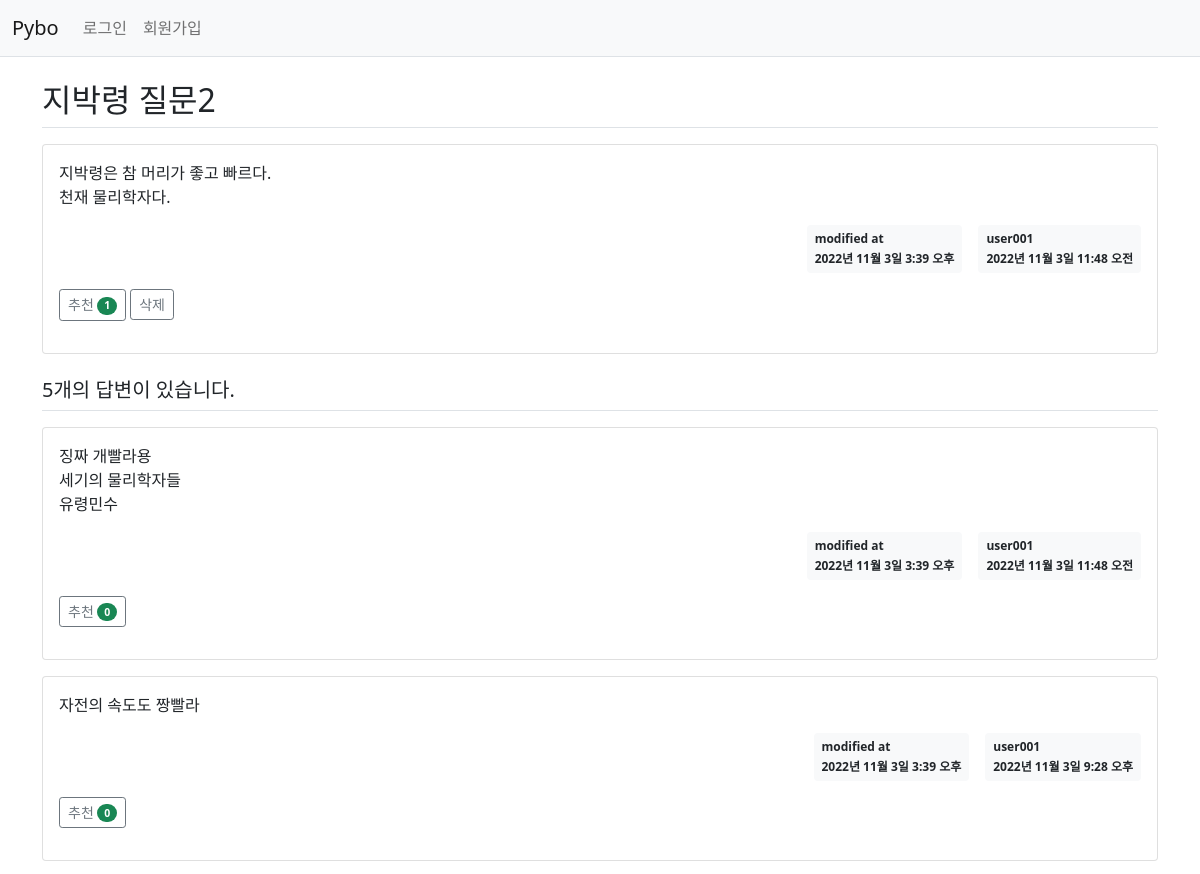
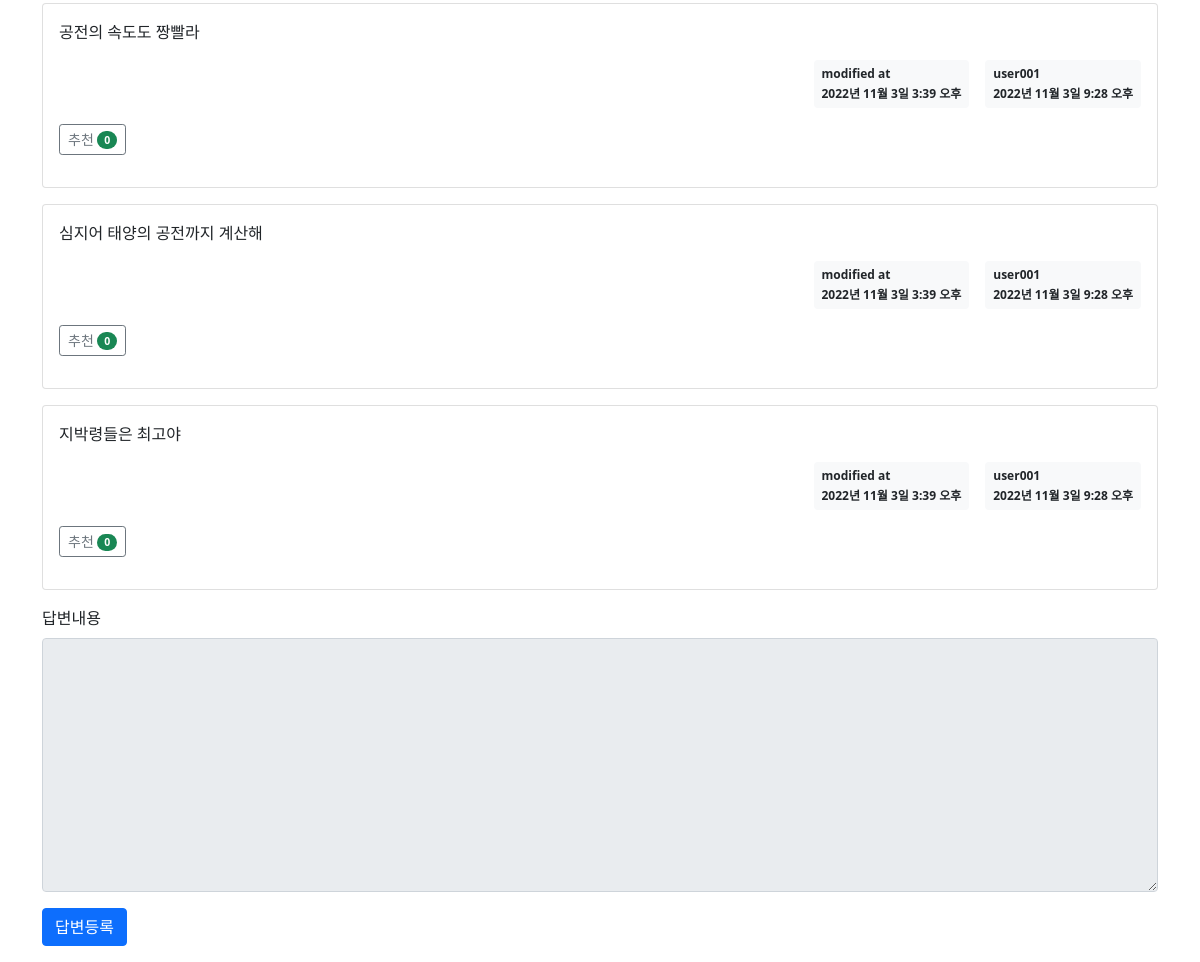
Page /pybo/305/ on the committed database (2 pictures, top to bottom).
### pybo/models.py (models this page shows, shortened)
class Question(models.Model):
    author = models.ForeignKey(User, on_delete=models.CASCADE, related_name='author_question')
    subject = models.CharField(max_length=200)
    content = models.TextField()
    create_date = models.DateTimeField()
    modify_date = models.DateTimeField(null=True, blank=True)
    voter = models.ManyToManyField(User, related_name='voter_question')  # 추천인 추가

class Answer(models.Model):
    author = models.ForeignKey(User, on_delete=models.CASCADE, related_name='author_answer')
    question = models.ForeignKey(Question, on_delete=models.CASCADE)
    content = models.TextField()
    create_date = models.DateTimeField()
    modify_date = models.DateTimeField(null=True, blank=True)
    voter = models.ManyToManyField(User, related_name='voter_answer')  # 추천인 추가

### pybo/views/base_views.py (the view)
# urls.py: path('<int:question_id>/', views.detail, name='detail'),
def detail(request, question_id):
    question = get_object_or_404(Question, pk=question_id)
    context = {'question': question}
    return render(request, 'pybo/question_detail.html', context)

### pybo/templatetags/pybo_filter.py (called while the page is built)
@register.filter
def mark(value):
    extensions = ["nl2br", "fenced_code"]
    return mark_safe(markdown.markdown(value, extensions=extensions))

### templates/pybo/question_detail.html (shortened to what this page needs)
{% extends 'base.html' %}
{% load pybo_filter %}
{% block content %}
<div class="container my-3">
    <h2 class="border-bottom py-2">{{ question.subject }}</h2>
    <div class="card my-3">
        <div class="card-body">
            <div class="card-text">{{ question.content|mark }}</div>
            <div class="d-flex justify-content-end">
                {% if question.modify_date %}
                <div class="badge bg-light text-dark p-2 text-start mx-3">
                    <div class="mb-2">modified at</div>
                    <div>{{ question.modify_date }}</div>
                </div>
                {% endif %}
                <div class="badge bg-light text-dark p-2 text-start">
                    <div class="mb-2">{{ question.author.username }}</div>
                    <div>{{ question.create_date }}</div>
                </div>
            </div>
            <div class="my-3">
                <a href="javascript:void(0)" data-uri="{% url 'pybo:question_vote' question.id  %}"
                   class="recommend btn btn-sm btn-outline-secondary"> 추천
                    <span class="badge rounded-pill bg-success">{{question.voter.count}}</span>
                </a>
                <a href="javascript:void(0)" class="delete btn btn-sm btn-outline-secondary"
                   data-uri="{% url 'pybo:question_delete' question.id  %}">삭제</a>
            </div>
        </div>
    </div>
    <h5 class="border-bottom my-3 py-2">{{question.answer_set.count}}개의 답변이 있습니다.</h5>
    {% for answer in question.answer_set.all %}
    <div class="card my-3">
        <div class="card-body">
            <div class="card-text">{{ answer.content|mark }}</div>
            <div class="d-flex justify-content-end">
                {% if question.modify_date %}
                <div class="badge bg-light text-dark p-2 text-start mx-3">
                    <div class="mb-2">modified at</div>
                    <div>{{ question.modify_date }}</div>
                </div>
                {% endif %}
                <div class="badge bg-light text-dark p-2 text-start">
                    <div class="mb-2">{{ question.author.username }}</div>
                    <div>{{ answer.create_date }}</div>
                </div>
            </div>
            <div class="my-3">
                <a href="javascript:void(0)" data-uri="{% url 'pybo:answer_vote' answer.id  %}"
                   class="recommend btn btn-sm btn-outline-secondary"> 추천
                    <span class="badge rounded-pill bg-success">{{answer.voter.count}}</span>
                </a>
            </div>
        </div>
    </div>
    {% endfor %}
    <form action="{% url 'pybo:answer_create' question.id %}" method="post" class="my-3">
        <div class="mb-3">
            <label for="content" class="form-label">답변내용</label>
                <textarea {% if not user.is_authenticated %}disabled{% endif %}
              name="content" id="content" class="form-control" rows="10"></textarea>
        </div>
        <input type="submit" value="답변등록" class="btn btn-primary">
    </form>
</div>
{% endblock %}

### templates/base.html (shortened to what this page needs)
{% load static %}
<!doctype html>
<html lang="ko">
<head>
    <link rel="stylesheet" type="text/css" href="{% static 'bootstrap.min.css' %}">
    <link rel="stylesheet" type="text/css" href="{% static 'style.css' %}">
</head>
<body>
{% include "navbar.html" %}
{% block content %}
{% endblock %}
</body>
</html>

### templates/navbar.html (shortened to what this page needs)
<nav class="navbar navbar-expand-lg navbar-light bg-light border-bottom">
    <div class="container-fluid">
        <a class="navbar-brand" href="{% url 'pybo:index' %}">Pybo</a>
        <div class="collapse navbar-collapse" id="navbarSupportedContent">
            <ul class="navbar-nav me-auto mb-2 mb-lg-0">
                <li class="nav-item">
                    {% if user.is_authenticated %}
                    <a class="nav-link" href="{% url 'common:logout' %}">{{ user.username }} (로그아웃)</a>
                    {% else %}
                    <a class="nav-link" href="{% url 'common:login' %}">로그인</a>
                    {% endif %}
                </li>
                <li>
                    {% if not user.is_authenticated %}
                    <a class="nav-link" href="{% url 'common:signup' %}">회원가입</a>
                    {% endif %}
                </li>
            </ul>
        </div>
    </div>
</nav>

### rows in the picture
Question: subject "지박령 질문2", content|mark "지박령은 참 머리가 좋고 빠르다. 천재 물리학자다.", modify_date "2022년 11월 3일 3:39 오후", author.username "user001", create_date "2022년 11월 3일 11:48 오전", voter.count "1", answer_set.count "5"
Answer: content|mark "징짜 개빨라용 세기의 물리학자들 유령민수", create_date "2022년 11월 3일 11:48 오전", voter.count "0"
Answer: content|mark "자전의 속도도 짱빨라", create_date "2022년 11월 3일 9:28 오후", voter.count "0"
Answer: content|mark "공전의 속도도 짱빨라", create_date "2022년 11월 3일 9:28 오후", voter.count "0"
Answer: content|mark "심지어 태양의 공전까지 계산해", create_date "2022년 11월 3일 9:28 오후", voter.count "0"
Answer: content|mark "지박령들은 최고야", create_date "2022년 11월 3일 9:28 오후", voter.count "0"
